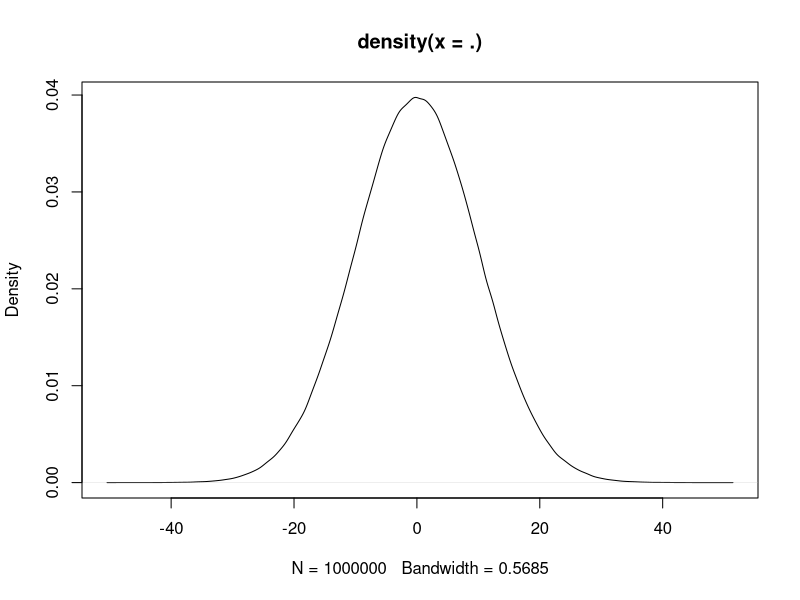

Recreate this plot in R.
## ---- chunk 1
library(tidyverse)
## ---- chunk 2
# 평균 0, 표준편차 10인 난수를 1000000개 생성

rnorm(1000000,0,10) %>% 
  density() %>% 
  plot()
## ---- chunk 3
# 1 ~ 10 중에 2개 추출
sample(1:10, 2, replace = TRUE)
## ---- chunk 4
library(sampling)

# srswor : 복원 단순 임의 추출
strata(c("Species"), size = c(3,3,3), method = "srswor", data=iris)
## ---- chunk 5
x <- c(1:5)
# 평균
mean(x)
# 분산
var(x)
# 표준편차
sd(x)
# 기초통계량
summary(iris)
## ---- chunk 6
x <- c('A','B','C','D','D','A','A','A','C','B','C') %>% factor()

# 각 데이터별 빈도수수
table(x)
## ---- chunk 7
toy <- data.frame(child1 = c(5,11,1),
                  child2 = c(4,7,3),
                  row.names = c("car","truck","doll"))

toy
chisq.test(toy)
## ---- chunk 8
fisher.test(toy)
## ---- chunk 9
fridge <- data.frame("특정지역보유수" = c(320,80,265), 
                     "시장점유율_개수" = c(665*0.55, 665*0.15, 665*0.3),
                     row.names = c("A","B","C"))
fridge

chisq.test(fridge)
## ---- chunk 10
x <- rnorm(50) # 평균이 0, 표준편차가 1인 정규분포를 따르는 난수 50개
y <- runif(30) # 0 ~ 1 사이의 난수 30개

ks.test(x,y)
## ---- chunk 11
rnorm(100,mean=5,sd=3) %>% shapiro.test()
